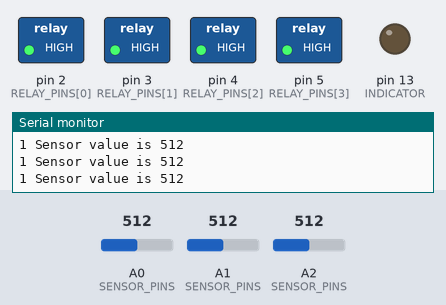
A sketch run on a simulated Arduino Uno, built with avr-gcc and run on an emulated ATmega328P. Parts: switched loads named in the sketch (green lamp = pin HIGH), output pins drawn as LEDs (lit = HIGH), the last lines printed to the serial monitor. The test bench sets the inputs (shaded band); at power-on: A0 (SENSOR_PINS) = 512, A1 (SENSOR_PINS) = 512, A2 (SENSOR_PINS) = 512. Random numbers use the default seed unless the sketch sets one.

Above: at 1.2 s.
1.3 s: A0 (SENSOR_PINS) set to 1010
At 2.4 s:
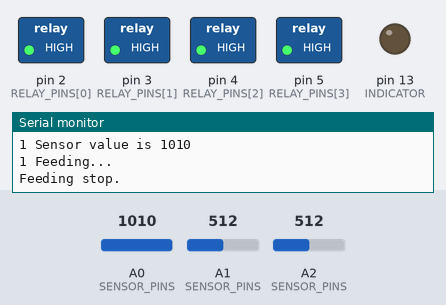
2.9 s: A1 (SENSOR_PINS) set to 1010
At 3.7 s:
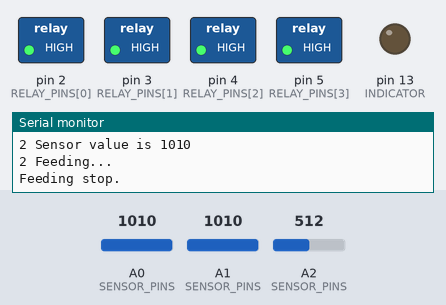
Timing chart, 0 to 5.9 s (numbered marks = the images above; inputs shaded):
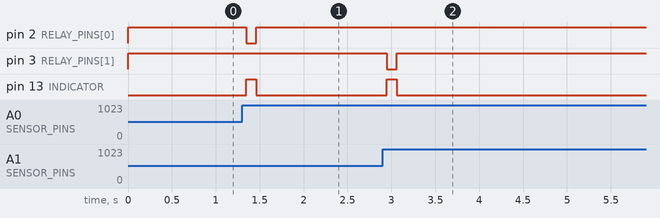

Measured:
- after the input at 1.3 s, pin 2 (RELAY_PINS[0]): HIGH → LOW after 0.05 s, → HIGH 0.11 s later; pin 13 (INDICATOR): LOW → HIGH after 0.05 s, → LOW 0.11 s later
- after the input at 2.9 s, pin 3 (RELAY_PINS[1]): HIGH → LOW after 0.05 s, → HIGH 0.11 s later; pin 13 (INDICATOR): LOW → HIGH after 0.05 s, → LOW 0.11 s later

The sketch:

autoFeeder_v1.4.ino
```cpp
/*
 *     Project: Rodent autofeeder controller version 1.4
 *      Author: Lauri Kantola
 *     Created: 11.1.2017
 * Arduino IDE: 1.6.12
 *     Website: http://www.laurikantola.info
 * Description: Sensor automated controller for rodent pellet feeder.
 * ------------------------------------------------------------------
 * Wiring:
 *
 *
 */

//*NOTE!* Relay 1 = pin 2, R2 = pin 3, R3 = pin 4, R4 = pin 5
int const RELAY_PINS[] = {2, 3, 4, 5};

int const RELAYS_SIZE = sizeof(RELAY_PINS)/sizeof(int);
int const INDICATOR = 13;

//*NOTE!* Gate 1 = A0, G2 = A1, G3 = A2, G4 = A3
int const SENSOR_PINS[] = {A0, A1, A2, A3};

int const SENSORS_SIZE = sizeof(SENSOR_PINS)/sizeof(int);
int const THRESHOLD = 1000; //Port triggering threshold limit
int const SAMPLE = 20;  //sample size (N) for value average
int const CHANCE = 4; // 1/n chance for treat e.g. 1/4
boolean const CHANCE_ENABLED = false; //enable or disable chance

int values = 0;
int average = 0;
int randomValue = 0;

boolean triggered = false;

void setup() {

  pinMode(INDICATOR, OUTPUT);
  digitalWrite(INDICATOR, LOW);

  for (int i = 0; i < RELAYS_SIZE; i++){
    pinMode(RELAY_PINS[i], OUTPUT);
    digitalWrite(RELAY_PINS[i], HIGH); //Turn relays OFF
  }
  Serial.begin(9600);         // Serial monitor for debuging.
}

void loop() {

  for (int i = 0; i < SENSORS_SIZE; i++){

    while (!triggered) {
      readSensor(SENSOR_PINS[i], RELAY_PINS[i]);
    }
    triggered = !triggered; // Toggle trigger value
  }
}

int readSensor(int currentSensor, int currentRelay){

  for (int i = 0; i < SAMPLE; i++) {
    values = values + analogRead(currentSensor);
  }

  average = values / SAMPLE;

  Serial.print(currentSensor-13);
  Serial.print(" Sensor value is ");
  Serial.println(average);

  if (average > THRESHOLD)
    {
      triggered = !triggered;            // Toggle trigger value

      if (CHANCE_ENABLED) {
        randomValue = random(CHANCE);
        Serial.print("Lucky number ");
        Serial.println(randomValue);
        if (randomValue = 0) {
          digitalWrite(INDICATOR, HIGH);     // Turn indicator ON.
          digitalWrite(currentRelay,LOW);    // Turn relay ON
          Serial.print(currentSensor-13);
          Serial.println(" Feeding...");
          delay(100);
          digitalWrite(currentRelay,HIGH);   // Turn relay OFF.
          digitalWrite(INDICATOR, LOW);      // Turn indicator OFF.
          Serial.println("Feeding stop.");
        } else {
            Serial.println("Tough luck!");
        }
      }

      else {
        digitalWrite(INDICATOR, HIGH);     // Turn indicator ON.
        digitalWrite(currentRelay,LOW);    // Turn relay ON
        Serial.print(currentSensor-13);
        Serial.println(" Feeding...");
        delay(100);
        digitalWrite(currentRelay,HIGH);   // Turn relay OFF.
        digitalWrite(INDICATOR, LOW);      // Turn indicator OFF.
        Serial.println("Feeding stop.");
      }

      delay(1000);
    }
      values = 0;

}
```
